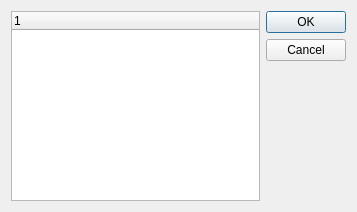
<?xml version="1.0" encoding="UTF-8"?>
<ui version="4.0">
 <class>UpCodeSelectionDialog</class>
 <widget class="QDialog" name="UpCodeSelectionDialog">
  <property name="geometry">
   <rect>
    <x>0</x>
    <y>0</y>
    <width>357</width>
    <height>212</height>
   </rect>
  </property>
  <property name="windowTitle">
   <string>Dialog</string>
  </property>
  <layout class="QGridLayout" name="gridLayout">
   <item row="0" column="0">
    <layout class="QHBoxLayout" name="horizontalLayout">
     <item>
      <widget class="QTreeWidget" name="upcodeList">
       <column>
        <property name="text">
         <string notr="true">1</string>
        </property>
       </column>
      </widget>
     </item>
     <item>
      <widget class="QDialogButtonBox" name="buttonBox">
       <property name="orientation">
        <enum>Qt::Vertical</enum>
       </property>
       <property name="standardButtons">
        <set>QDialogButtonBox::Cancel|QDialogButtonBox::Ok</set>
       </property>
      </widget>
     </item>
    </layout>
   </item>
  </layout>
 </widget>
 <resources/>
 <connections>
  <connection>
   <sender>buttonBox</sender>
   <signal>accepted()</signal>
   <receiver>UpCodeSelectionDialog</receiver>
   <slot>accept()</slot>
   <hints>
    <hint type="sourcelabel">
     <x>248</x>
     <y>254</y>
    </hint>
    <hint type="destinationlabel">
     <x>157</x>
     <y>274</y>
    </hint>
   </hints>
  </connection>
  <connection>
   <sender>buttonBox</sender>
   <signal>rejected()</signal>
   <receiver>UpCodeSelectionDialog</receiver>
   <slot>reject()</slot>
   <hints>
    <hint type="sourcelabel">
     <x>316</x>
     <y>260</y>
    </hint>
    <hint type="destinationlabel">
     <x>286</x>
     <y>274</y>
    </hint>
   </hints>
  </connection>
 </connections>
</ui>
